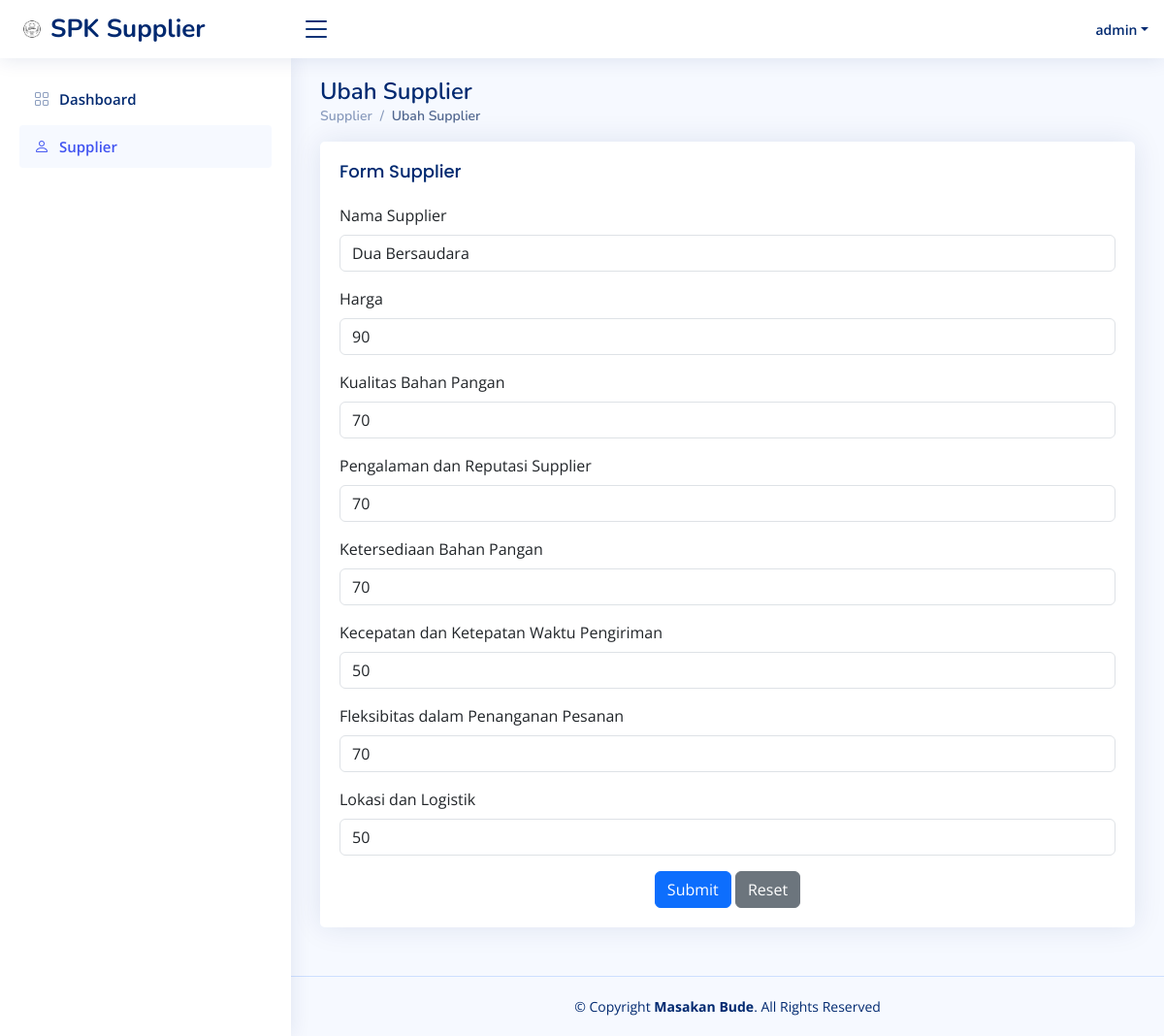
Screenshot of /supplier-edit.php?id=2 (signed in) with the database file from the repository.
### tables this page shows
CREATE TABLE `user` (
  `id` int(11) NOT NULL,
  `username` varchar(255) NOT NULL,
  `password` varchar(255) NOT NULL
);

CREATE TABLE `supplier` (
  `id` int(11) NOT NULL,
  `nama` varchar(255) NOT NULL,
  `k1` int(11) NOT NULL,
  `k2` int(11) NOT NULL,
  `k3` int(11) NOT NULL,
  `k4` int(11) NOT NULL,
  `k5` int(11) NOT NULL,
  `k6` int(11) NOT NULL,
  `k7` int(11) NOT NULL
);

### supplier-edit.php (the view, shortened to what this page needs)
<?php
    require_once 'connection.php';
    $sql = "SELECT * FROM user WHERE id=".$_SESSION["logged"];
    $result = mysqli_query($conn, $sql);
    $user =mysqli_fetch_array($result);
?>
<!DOCTYPE html>
<html lang="en">
<head>
  <link href="assets/vendor/bootstrap/css/bootstrap.min.css" rel="stylesheet">
  <link href="assets/vendor/bootstrap-icons/bootstrap-icons.css" rel="stylesheet">
  <link href="assets/vendor/boxicons/css/boxicons.min.css" rel="stylesheet">
  <link href="assets/vendor/quill/quill.snow.css" rel="stylesheet">
  <link href="assets/vendor/quill/quill.bubble.css" rel="stylesheet">
  <link href="assets/vendor/remixicon/remixicon.css" rel="stylesheet">
  <link href="assets/vendor/simple-datatables/style.css" rel="stylesheet">
  <link href="assets/css/style.css" rel="stylesheet">
</head>
<body>
  <header id="header" class="header fixed-top d-flex align-items-center">
    <div class="d-flex align-items-center justify-content-between">
      <a href="index.html" class="logo d-flex align-items-center">
        <img src="assets/img/logo.png" alt="">
        <span class="d-none d-lg-block">SPK Supplier</span>
      </a>
      <i class="bi bi-list toggle-sidebar-btn"></i>
    </div>
    <nav class="header-nav ms-auto">
      <ul class="d-flex align-items-center">
        <li class="nav-item dropdown pe-3">
          <a class="nav-link nav-profile d-flex align-items-center pe-0" href="#" data-bs-toggle="dropdown">
            <span class="d-none d-md-block dropdown-toggle ps-2"><?=$user['username']?></span>
          </a>
        </li>
      </ul>
    </nav>
  </header>
  <aside id="sidebar" class="sidebar">
    <ul class="sidebar-nav" id="sidebar-nav">
      <li class="nav-item">
        <a class="nav-link collapsed" href="dashboard.php">
          <i class="bi bi-grid"></i>
          <span>Dashboard</span>
        </a>
      </li>
      <li class="nav-item">
        <a class="nav-link" href="supplier.php">
          <i class="bi bi-person"></i>
          <span>Supplier</span>
        </a>
      </li>
    </ul>
  </aside>
  <main id="main" class="main">
    <div class="pagetitle">
      <h1>Ubah Supplier</h1>
      <nav>
        <ol class="breadcrumb">
          <li class="breadcrumb-item"><a href="supplier.php">Supplier</a></li>
          <li class="breadcrumb-item active">Ubah Supplier</li>
        </ol>
      </nav>
    </div>
    <section class="section">
      <div class="row">
        <div class="col-lg-12">
            <div class="card">
                <div class="card-body">
                    <h5 class="card-title">Form Supplier</h5>
                            <?php endif;
                        $sql = "SELECT * FROM supplier WHERE id=".$_GET['id'];
                        $result = mysqli_query($conn, $sql);
                        $data =mysqli_fetch_array($result);
                    ?>
                    <form class="row g-3" method="POST">
                        <div class="col-12">
                            <label for="nama" class="form-label">Nama Supplier</label>
                            <input type="text" class="form-control" id="nama" name="nama" placeholder="Nama Supplier" required value="<?=$data['nama']?>">
                        </div>
                        <div class="col-12">
                            <label for="k1" class="form-label">Harga</label>
                            <input type="number" class="form-control" id="k1" name="k1" min='0' max='100' placeholder="Nilai 0-100" required value="<?=$data['k1']?>">
                        </div>
                        <div class="col-12">
                            <label for="k2" class="form-label">Kualitas Bahan Pangan</label>
                            <input type="number" class="form-control" id="k2" name="k2" min='0' max='100' placeholder="Nilai 0-100" required value="<?=$data['k2']?>">
                        </div>
                        <div class="col-12">
                            <label for="k3" class="form-label">Pengalaman dan Reputasi Supplier</label>
                            <input type="number" class="form-control" id="k3" name="k3" min='0' max='100' placeholder="Nilai 0-100" required value="<?=$data['k3']?>">
                        </div>
                        <div class="col-12">
                            <label for="k4" class="form-label">Ketersediaan Bahan Pangan</label>
                            <input type="number" class="form-control" id="k4" name="k4" min='0' max='100' placeholder="Nilai 0-100" required value="<?=$data['k4']?>">
                        </div>
                        <div class="col-12">
                            <label for="k5" class="form-label">Kecepatan dan Ketepatan Waktu Pengiriman</label>
                            <input type="number" class="form-control" id="k5" name="k5" min='0' max='100' placeholder="Nilai 0-100" required value="<?=$data['k5']?>">
                        </div>
                        <div class="col-12">
                            <label for="k6" class="form-label">Fleksibitas dalam Penanganan Pesanan</label>
                            <input type="number" class="form-control" id="k6" name="k6" min='0' max='100' placeholder="Nilai 0-100" required value="<?=$data['k6']?>">
                        </div>
                        <div class="col-12">
                            <label for="k7" class="form-label">Lokasi dan Logistik</label>
                            <input type="number" class="form-control" id="k7" name="k7" min='0' max='100' placeholder="Nilai 0-100" required value="<?=$data['k7']?>">
                        </div>
                        <div class="text-center">
                            <button type="submit" class="btn btn-primary" name="submit" value="submit">Submit</button>
                            <button type="reset" class="btn btn-secondary">Reset</button>
                        </div>
                    </form>
                </div>
            </div>
        </div>
      </div>
    </section>
  </main>
  <footer id="footer" class="footer">
    <div class="copyright">
      &copy; Copyright <strong><span>Masakan Bude</span></strong>. All Rights Reserved
    </div>
  </footer>
</body>
</html>

### assets/css/style.css (style rules this page uses)
:root { scroll-behavior: smooth; }
body { font-family: "Open Sans", sans-serif; background: #f6f9ff; color: #444444; }
a { color: #4154f1; text-decoration: none; }
h1, h2, h3, h4, h5, h6 { font-family: "Nunito", sans-serif; }
#main { margin-top: 60px; padding: 20px 30px; transition: all 0.3s; }
.pagetitle { margin-bottom: 10px; }
.pagetitle h1 { font-size: 24px; margin-bottom: 0; font-weight: 600; color: #012970; }
.card { margin-bottom: 30px; border: none; border-radius: 5px; box-shadow: 0px 0 30px rgba(1, 41, 112, 0.1); }
.card-title { padding: 20px 0 15px 0; font-size: 18px; font-weight: 500; color: #012970; font-family: "Poppins", sans-serif; }
.card-body { padding: 0 20px 20px 20px; }
.breadcrumb { font-size: 14px; font-family: "Nunito", sans-serif; color: #899bbd; font-weight: 600; }
.breadcrumb a { color: #899bbd; transition: 0.3s; }
.breadcrumb .breadcrumb-item::before { color: #899bbd; }
.breadcrumb .active { color: #51678f; font-weight: 600; }
.logo { line-height: 1; }
@media (min-width: 1200px) { .logo { width: 280px; } }
.logo img { max-height: 26px; margin-right: 6px; }
.logo span { font-size: 26px; font-weight: 700; color: #012970; font-family: "Nunito", sans-serif; }
.header { transition: all 0.5s; z-index: 997; height: 60px; box-shadow: 0px 2px 20px rgba(1, 41, 112, 0.1); background-color: #fff; padding-left: 20px; }
.header .toggle-sidebar-btn { font-size: 32px; padding-left: 10px; cursor: pointer; color: #012970; }
.header-nav ul { list-style: none; }
.header-nav>ul { margin: 0; padding: 0; }
.header-nav .nav-profile { color: #012970; }
.header-nav .nav-profile span { font-size: 14px; font-weight: 600; }
.sidebar { position: fixed; top: 60px; left: 0; bottom: 0; width: 300px; z-index: 996; transition: all 0.3s; padding: 20px; overflow-y: auto; scrollbar-width: thin; scrollbar-color: #aab7cf transparent; box-shadow: 0px 0px 20px rgba(1, 41, 112, 0.1); background-color: #fff; }
@media (min-width: 1200px) { #main, #footer { margin-left: 300px; } }
.sidebar-nav { padding: 0; margin: 0; list-style: none; }
.sidebar-nav li { padding: 0; margin: 0; list-style: none; }
.sidebar-nav .nav-item { margin-bottom: 5px; }
.sidebar-nav .nav-link { display: flex; align-items: center; font-size: 15px; font-weight: 600; color: #4154f1; transition: 0.3; background: #f6f9ff; padding: 10px 15px; border-radius: 4px; }
.sidebar-nav .nav-link i { font-size: 16px; margin-right: 10px; color: #4154f1; }
.sidebar-nav .nav-link.collapsed { color: #012970; background: #fff; }
.sidebar-nav .nav-link.collapsed i { color: #899bbd; }
.footer { padding: 20px 0; font-size: 14px; transition: all 0.3s; border-top: 1px solid #cddfff; }
.footer .copyright { text-align: center; color: #012970; }

### rows the page displays
user: username "admin"
supplier: nama "Dua Bersaudara", k1 "90", k2 "70", k3 "70", k4 "70", k5 "50", k6 "70", k7 "50"
